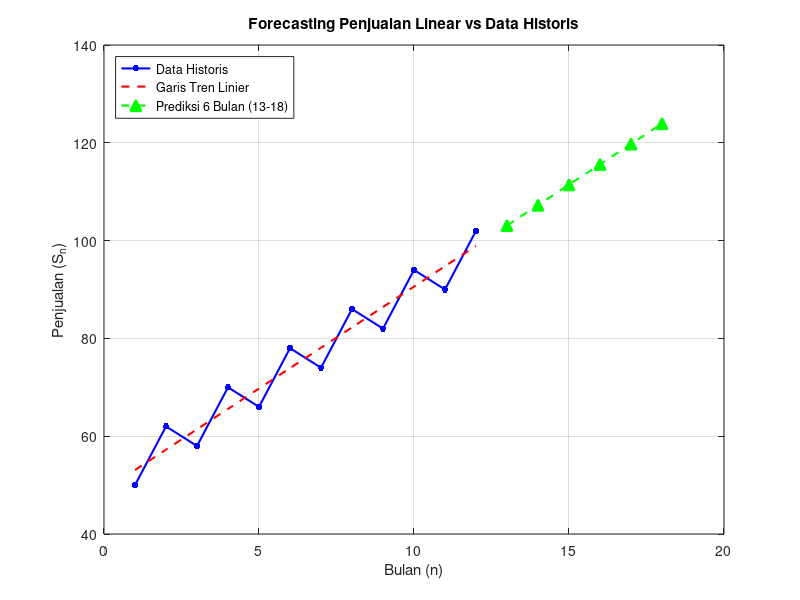

The MATLAB script that drew this image:
% ========================================================= %
% UTS Matematika Sains Data – Semester Genap 2025/2026
% Soal 7 – <Forecasting Penjualan dengan barisan, Deret, dan Notasi Sigma>
% ---------------------------------------------------------
% Nama   : Daffa Nadhif Javier
% NIM    : 2510514030
% Parameter: N=30, a=3, b=0, K=4, theta0 = 90 derajat, alpha = 0.001
% Tanggal: 28 April 2026
% ========================================================= %


%================================================
% Bagian 7.4 (e)  : Forecasting 6 Bulan ke Depan
%================================================

clc; clear; close all;

% Definisi Parameter Personalisasi
a = 3;
K = 4;

% Data Historis (Dihitung dari rumus Sn)
t = 1:12;
S = 50 + (K .* t) + ((-1).^t) .* (a + 1); 

% Tampilkan data S ke Command Window (opsional, untuk memastikan angkanya pas)
disp('Data Penjualan Historis S_n:');
disp(S);

% Regresi Linier
p = polyfit(t, S, 1);
slope = p(1);
intercept = p(2);
trend_historis = polyval(p, t);

% Prediksi Bulan 13-18
t_pred = 13:18;
S_pred = polyval(p, t_pred);

% Plotting
figure;
plot(t, S, 'b.-', 'MarkerSize', 15, 'LineWidth', 1.5); hold on;
plot(t, trend_historis, 'r--', 'LineWidth', 1.5);
plot(t_pred, S_pred, 'g^--', 'MarkerSize', 8, 'LineWidth', 1.5, 'MarkerFaceColor', 'g');
grid on;
title('Forecasting Penjualan Linear vs Data Historis');
xlabel('Bulan (n)'); ylabel('Penjualan (S_n)');
legend('Data Historis', 'Garis Tren Linier', 'Prediksi 6 Bulan (13-18)', 'Location', 'northwest');

% f) Menghitung MAE
residual = S - trend_historis;
MAE = mean(abs(residual));
fprintf('Mean Absolute Error (MAE): %.4f\n', MAE);
